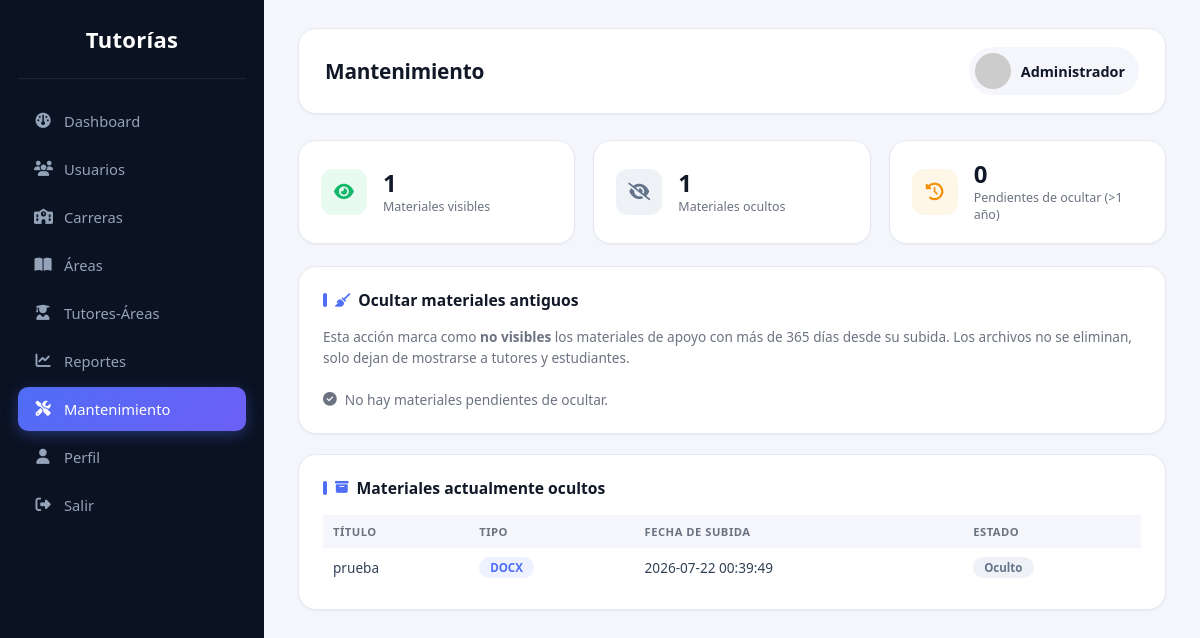
/admin/mantenimiento.php (signed in), run on the app's committed database.
### tables this page shows
CREATE TABLE `material_apoyo` (
  `id_material` int(11) NOT NULL,
  `id_area` int(11) NOT NULL,
  `id_tutor` int(11) NOT NULL,
  `titulo` varchar(150) NOT NULL,
  `descripcion` varchar(255) DEFAULT NULL,
  `ruta_archivo` varchar(255) NOT NULL,
  `tipo_archivo` enum('pdf','docx','pptx','xlsx') NOT NULL,
  `tamano_kb` int(11) DEFAULT NULL,
  `fecha_subida` datetime DEFAULT current_timestamp(),
  `visible` enum('si','no') NOT NULL DEFAULT 'si'
);

### admin/mantenimiento.php (the view, shortened to what this page needs)
<?php
require_once '../config/conexion.php';
$total_visibles = $pdo->query("SELECT COUNT(*) FROM material_apoyo WHERE visible='si'")->fetchColumn();
$total_ocultos = $pdo->query("SELECT COUNT(*) FROM material_apoyo WHERE visible='no'")->fetchColumn();
$candidatos = $pdo->query("
    SELECT id_material, titulo, fecha_subida, DATEDIFF(NOW(), fecha_subida) AS dias
    FROM material_apoyo
    WHERE visible = 'si' AND DATEDIFF(NOW(), fecha_subida) > 365
    ORDER BY fecha_subida ASC
")->fetchAll();
$materiales_ocultos = $pdo->query("
    SELECT titulo, tipo_archivo, fecha_subida
    FROM material_apoyo WHERE visible = 'no'
    ORDER BY fecha_subida DESC
")->fetchAll();
?>
<!DOCTYPE html>
<html lang="es">
<head>
<link rel="stylesheet"
href="https://cdnjs.cloudflare.com/ajax/libs/font-awesome/6.7.1/css/all.min.css">
<link rel="stylesheet" href="../assets/css/reportes.css">
<link rel="stylesheet" href="../assets/css/mantenimiento.css">
</head>
<body>
<div class="sidebar">
    <div class="logo">Tutorías</div>
    <a href="dashboard.php">
        <i class="fa-solid fa-gauge"></i><span>Dashboard</span>
    </a>
    <a href="usuarios.php">
        <i class="fa-solid fa-users"></i><span>Usuarios</span>
    </a>
    <a href="carreras.php">
        <i class="fa-solid fa-school"></i><span>Carreras</span>
    </a>
    <a href="areas.php">
        <i class="fa-solid fa-book-open"></i><span>Áreas</span>
    </a>
    <a href="tutores_areas.php">
        <i class="fa-solid fa-user-graduate"></i><span>Tutores-Áreas</span>
    </a>
    <a href="reportes.php">
        <i class="fa-solid fa-chart-line"></i><span>Reportes</span>
    </a>
    <a href="mantenimiento.php" class="active">
        <i class="fa-solid fa-screwdriver-wrench"></i><span>Mantenimiento</span>
    </a>
    <a href="perfil.php">
        <i class="fa-solid fa-user"></i><span>Perfil</span>
    </a>
    <a href="../auth/logout.php">
        <i class="fa-solid fa-right-from-bracket"></i><span>Salir</span>
    </a>
</div>
<div class="main">
    <div class="topbar">
        <h2>Mantenimiento</h2>
        <div class="user">
            <img src="https://ui-avatars.com/api/?name=<?= urlencode($_SESSION['nombre']) ?>&background=4f6df5&color=fff">
            <?= htmlspecialchars($_SESSION['nombre']) ?>
        </div>
    </div>
    <div class="grid-cards">
        <div class="card-stat">
            <div class="card-icono verde"><i class="fa-solid fa-eye"></i></div>
            <div>
                <div class="card-numero"><?= $total_visibles ?></div>
                <div class="card-label">Materiales visibles</div>
            </div>
        </div>
        <div class="card-stat">
            <div class="card-icono gris"><i class="fa-solid fa-eye-slash"></i></div>
            <div>
                <div class="card-numero"><?= $total_ocultos ?></div>
                <div class="card-label">Materiales ocultos</div>
            </div>
        </div>
        <div class="card-stat">
            <div class="card-icono naranja"><i class="fa-solid fa-clock-rotate-left"></i></div>
            <div>
                <div class="card-numero"><?= count($candidatos) ?></div>
                <div class="card-label">Pendientes de ocultar (&gt;1 año)</div>
            </div>
        </div>
    </div>
    <div class="secciones">
        <div class="bloque bloque-ancho">
            <h3><i class="fa-solid fa-broom"></i> Ocultar materiales antiguos</h3>
            <p class="descripcion">
                Esta acción marca como <strong>no visibles</strong> los materiales de apoyo con más de 365 días
                desde su subida. Los archivos no se eliminan, solo dejan de mostrarse a tutores y estudiantes.
            </p>
            <?php if (count($candidatos) === 0): ?>
                <p class="vacio"><i class="fa-solid fa-circle-check"></i> No hay materiales pendientes de ocultar.</p>
            <?php endif; ?>
        </div>
        <div class="bloque bloque-ancho">
            <h3><i class="fa-solid fa-box-archive"></i> Materiales actualmente ocultos</h3>
            <?php if (count($materiales_ocultos) === 0): ?>
                <p class="vacio"><i class="fa-solid fa-circle-info"></i> No hay materiales ocultos en este momento.</p>
            <?php else: ?>
                <table>
                    <thead><tr><th>Título</th><th>Tipo</th><th>Fecha de subida</th><th>Estado</th></tr></thead>
                    <tbody>
                        <?php foreach ($materiales_ocultos as $m): ?>
                        <tr>
                            <td><?= htmlspecialchars($m['titulo']) ?></td>
                            <td><span class="badge-tipo"><?= htmlspecialchars(strtoupper($m['tipo_archivo'])) ?></span></td>
                            <td><?= htmlspecialchars($m['fecha_subida']) ?></td>
                            <td><span class="badge-oculto">Oculto</span></td>
                        </tr>
                        <?php endforeach; ?>
                    </tbody>
                </table>
            <?php endif; ?>
        </div>
    </div>
</div>
</body>
</html>

### assets/css/reportes.css (style rules this page uses)
:root { --bg:#f4f6fb; --surface:#ffffff; --border:#e6e9f2; --text:#111827; --muted:#6b7280; --sidebar:#0b1222; --sidebar-hover:#161f36; --accent:#4f6df5; --accent-soft:#eef1ff; --green:#12b76a; --green-soft:#e9fbf1; --red:#f04438; --red-soft:#fef1f0; --orange:#f79009; --orange-soft:#fef6e7; --radius-lg:18px; --radius-md:12px; --shadow-sm:0 1px 2px rgba(16,24,40,.05); --shadow-md:0 10px 24px rgba(16,24,40,.08); }
* { margin:0; padding:0; box-sizing:border-box; font-family:'Segoe UI',system-ui,-apple-system,sans-serif; }
body { background:var(--bg); display:flex; color:var(--text); -webkit-font-smoothing:antialiased; }
.sidebar { width:264px; background:var(--sidebar); min-height:100vh; position:fixed; left:0; top:0; padding:24px 18px; display:flex; flex-direction:column; }
.logo { color:#ffffff; font-size:22px; font-weight:700; text-align:center; letter-spacing:.3px; padding-bottom:24px; border-bottom:1px solid rgba(255,255,255,.08); margin-bottom:20px; }
.sidebar a { display:flex; align-items:center; gap:12px; color:#94a3b8; text-decoration:none; padding:12px 16px; border-radius:10px; margin-bottom:4px; transition:.18s ease; font-size:.92rem; font-weight:500; }
.sidebar a.active { background:linear-gradient(135deg,var(--accent),#6d5ff5); color:#ffffff; box-shadow:0 4px 14px rgba(79,109,245,.35); }
.sidebar i { width:18px; text-align:center; font-size:.95rem; }
.main { margin-left:264px; width:calc(100% - 264px); padding:28px 34px; max-width:1600px; }
.topbar { background:var(--surface); padding:18px 26px; border-radius:var(--radius-lg); border:1px solid var(--border); box-shadow:var(--shadow-sm); display:flex; justify-content:space-between; align-items:center; margin-bottom:26px; }
.topbar h2 { color:var(--text); font-size:1.3rem; font-weight:700; letter-spacing:-.2px; }
.user { display:flex; align-items:center; gap:10px; font-weight:600; color:var(--text); font-size:.9rem; background:var(--bg); padding:6px 14px 6px 6px; border-radius:999px; }
.user img { width:36px; height:36px; border-radius:50%; }
.secciones { display:grid; grid-template-columns:1fr 1fr; gap:20px; }
.bloque { background:var(--surface); border-radius:var(--radius-lg); border:1px solid var(--border); box-shadow:var(--shadow-sm); padding:22px 24px; transition:.2s ease; }
.bloque h3 { color:var(--text); font-size:.98rem; font-weight:700; margin-bottom:16px; display:flex; align-items:center; gap:8px; }
.bloque h3::before { content:""; width:4px; height:14px; background:var(--accent); border-radius:4px; flex-shrink:0; }
table { width:100%; border-collapse:collapse; }
thead { background:var(--bg); }
th { color:var(--muted); font-size:.7rem; text-transform:uppercase; letter-spacing:.5px; font-weight:700; padding:9px 10px; text-align:left; }
td { padding:9px 10px; font-size:.85rem; color:#334155; border-bottom:1px solid #f1f3f9; }
tbody tr { transition:.15s ease; }
tbody tr:last-child td { border-bottom:none; }
.vacio { color:var(--muted); font-size:.86rem; display:flex; align-items:center; gap:8px; padding:6px 0 2px; }

### assets/css/mantenimiento.css (style rules this page uses)
.grid-cards { display:grid; grid-template-columns:repeat(auto-fit, minmax(220px, 1fr)); gap:18px; margin-bottom:22px; }
.card-stat { background:var(--surface); border:1px solid var(--border); border-radius:var(--radius-lg); box-shadow:var(--shadow-sm); padding:20px 22px; display:flex; align-items:center; gap:16px; transition:.2s ease; }
.card-icono { width:46px; height:46px; border-radius:var(--radius-md); display:flex; align-items:center; justify-content:center; font-size:1.1rem; flex-shrink:0; }
.card-icono.verde { background:var(--green-soft); color:var(--green); }
.card-icono.gris { background:#eef1f6; color:#64748b; }
.card-icono.naranja { background:var(--orange-soft); color:var(--orange); }
.card-numero { font-size:1.5rem; font-weight:700; color:var(--text); line-height:1.1; }
.card-label { font-size:.78rem; color:var(--muted); margin-top:2px; }
.bloque-ancho { grid-column:1 / -1; }
.bloque h3 i { color:var(--accent); font-size:.85rem; }
.descripcion { color:var(--muted); font-size:.85rem; line-height:1.5; margin-bottom:16px; }
.badge-tipo { background:var(--accent-soft); color:var(--accent); padding:3px 11px; border-radius:999px; font-size:.72rem; font-weight:700; display:inline-block; }
.badge-oculto { background:#eef1f6; color:#64748b; padding:3px 11px; border-radius:999px; font-size:.72rem; font-weight:700; display:inline-block; }

### data on the page
material_apoyo: titulo "prueba", tipo_archivo "DOCX", fecha_subida "2026-07-22 00:39:49"

### other printed values
$_SESSION['nombre'] "Administrador"
$total_visibles "1"
$total_ocultos "1"
count($candidatos) "0"
